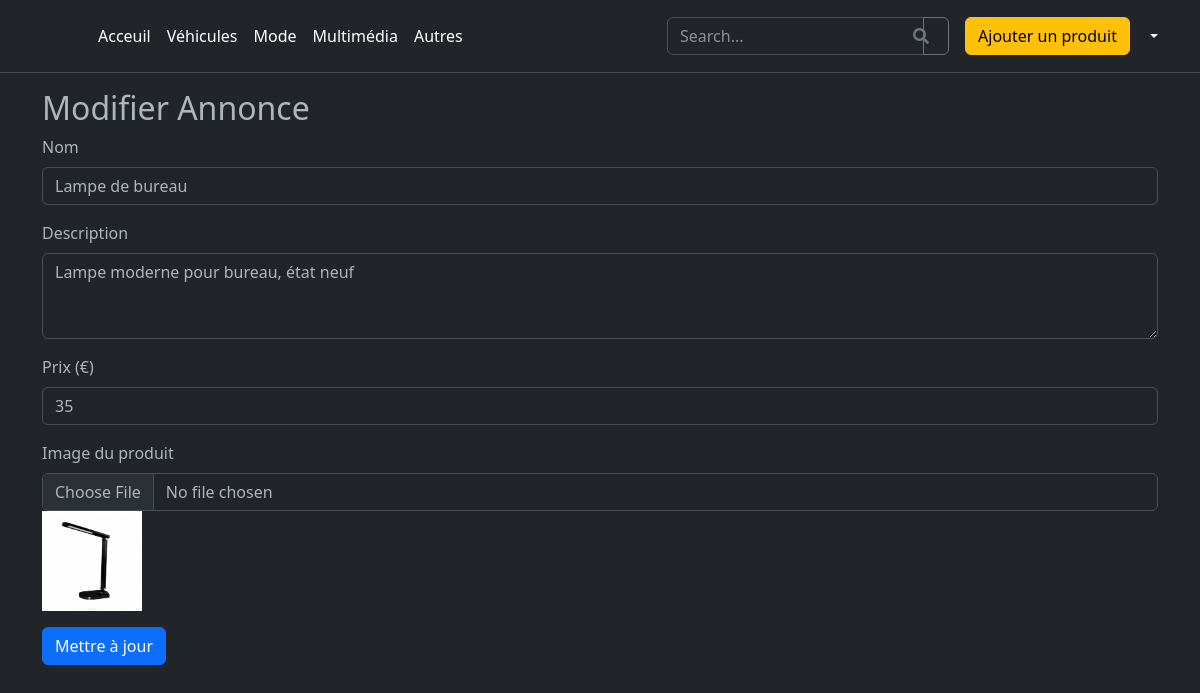
The page /editAnnonce.php?idp=20 (signed in) on the database its author committed.
### tables this page shows
CREATE TABLE IF NOT EXISTS `product` (
  `idp` int NOT NULL AUTO_INCREMENT,
  `idu` int NOT NULL,
  `name` varchar(1000) NOT NULL,
  `description` varchar(1000) NOT NULL,
  `price` mediumtext NOT NULL,
  `ids` int NOT NULL,
  `Image` varchar(1000) NOT NULL,
  `idc` int DEFAULT NULL,
  PRIMARY KEY (`idp`),
  KEY `idu` (`idu`),
  KEY `ids` (`ids`),
  KEY `idc` (`idc`)
);

### editAnnonce.php (the view, shortened to what this page needs)
<?php
require 'connexion.php';
require 'htmlbasics.php';
$idp = mysqli_real_escape_string($connexion, $_GET['idp']);
$userId = $_SESSION['user_id'];
$query = "SELECT * FROM product WHERE idp = '$idp' AND idu = '$userId'";
$result = mysqli_query($connexion, $query);
$annonce = mysqli_fetch_assoc($result);
?>
<!DOCTYPE html>
<html lang="fr">
<head>
</head>
<body data-bs-theme="dark">
    <?php
    if (isset($_SESSION['user_name']) && !empty($_SESSION['user_name'])) {
        include 'scripts/headerc.php';
    } else {
        include 'scripts/headernc.php';
    }
    ?>
    <div class="container">
        <h2>Modifier Annonce</h2>
        <form method="post" enctype="multipart/form-data">
            <div class="mb-3">
                <label for="name" class="form-label">Nom</label>
                <input type="text" class="form-control" id="name" name="name" value="<?php echo htmlspecialchars($annonce['name']); ?>" required>
            </div>
            <div class="mb-3">
                <label for="description" class="form-label">Description</label>
                <textarea class="form-control" id="description" name="description" rows="3" required><?php echo htmlspecialchars($annonce['description']); ?></textarea>
            </div>
            <div class="mb-3">
                <label for="price" class="form-label">Prix (€)</label>
                <input type="number" step="0.01" class="form-control" id="price" name="price" value="<?php echo htmlspecialchars($annonce['price']); ?>" required>
            </div>
            <div class="mb-3">
                <label for="image" class="form-label">Image du produit</label>
                <input type="file" class="form-control" id="image" name="image">
                <?php if ($annonce['Image']) : ?>
                    <img src="<?php echo htmlspecialchars($annonce['Image']); ?>" width="100" height="100" alt="Image du produit">
                <?php endif; ?>
            </div>
            <button type="submit" class="btn btn-primary">Mettre à jour</button>
        </form>
    </div>
</body>
</html>

### rows shown on the page
product: name "Lampe de bureau", description "Lampe moderne pour bureau, état neuf", price "35", Image (picture)
